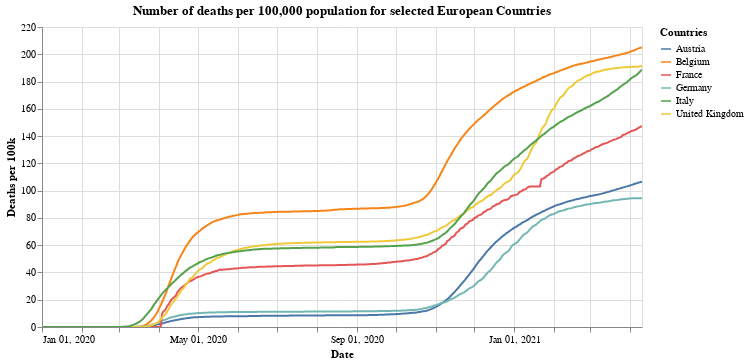

The code cell stored with this chart in its notebook:
### Markdown cell above
## Total deaths per 100,000

### Code cell
#collapse
alt.Chart(x_small).mark_line().encode(
    x=alt.X("yearmonthdate(date):T", axis=alt.Axis(title='Date')),
    y=alt.Y("deaths_per:Q", axis=alt.Axis(title='Deaths per 100k')),
    tooltip='id',
    color=alt.Color('id', legend=alt.Legend(title="Countries")),
    opacity=alt.condition(leg_selection, alt.value(1), alt.value(0.2))
).add_selection(leg_selection).properties(title='Number of deaths per 100,000 population for selected European Countries', width=600).interactive()

### Figure 1 — Vega-Lite specification as saved in the notebook (floating-point values rounded to 4 significant figures; data arrays with more than 128 entries replaced by an {"elided": "..."} marker saying what was removed)
{"config": {"view": {"continuousWidth": 400, "continuousHeight": 300}}, "data": {"name": "data-7192f7524066700986b6c2cce6f8cbbe"}, "mark": "line", "encoding": {"color": {"type": "nominal", "field": "id", "legend": {"title": "Countries"}}, "opacity": {"condition": {"value": 1, "selection": "selector001"}, "value": 0.2}, "tooltip": {"type": "nominal", "field": "id"}, "x": {"type": "temporal", "axis": {"title": "Date"}, "field": "date", "timeUnit": "yearmonthdate"}, "y": {"type": "quantitative", "axis": {"title": "Deaths per 100k"}, "field": "deaths_per"}}, "selection": {"selector001": {"type": "multi", "fields": ["id"], "bind": "legend"}, "selector003": {"type": "interval", "bind": "scales", "encodings": ["x", "y"]}}, "title": "Number of deaths per 100,000 population for selected European Countries", "width": 600, "$schema": "https://vega.github.io/schema/vega-lite/v4.8.1.json", "datasets": {"data-7192f7524066700986b6c2cce6f8cbbe": {"elided": "2796 records"}}}
